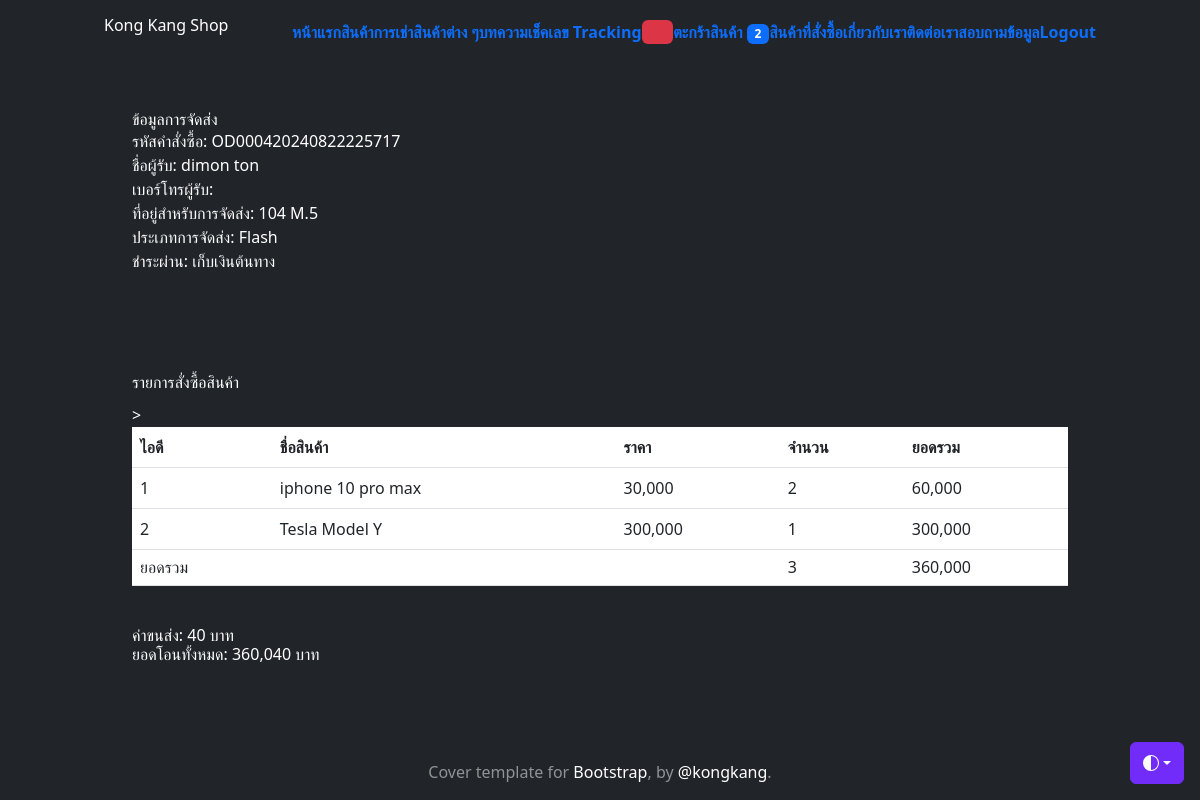
Page /my-order/OD000420240822225717/ (signed in) on the committed database.
### myapp/models.py (models this page shows, shortened)
class Profile(models.Model):
    user = models.OneToOneField(User, on_delete=models.CASCADE)
    photo = models.ImageField(upload_to='profile_photo', null=True, blank=True)
    usertype = models.CharField(max_length=100, default='member')
    favor = models.CharField(max_length=100, null=True, blank=True)
    fb_account = models.CharField(max_length=100, default='No Facebook')
    address = models.TextField(null=True, blank=True)
    telephone_number = models.CharField(max_length=8, null=True, blank=True)
    cart_quantity = models.IntegerField(default=0, null=True, blank=True)

class CartOrder(models.Model):
    order_id = models.CharField(max_length=100)
    user = models.ForeignKey(User, on_delete=models.CASCADE)
    first_name = models.CharField(max_length=100, null=True, blank=True)
    last_name = models.CharField(max_length=100, null=True, blank=True)
    tel = models.CharField(max_length=14, null=True, blank=True)
    email = models.CharField(max_length=50, null=True, blank=True)
    address = models.TextField()
    express = models.CharField(max_length=100)
    payment = models.CharField(max_length=100)
    other = models.TextField(null=True, blank=True)
    stamp = models.DateTimeField(auto_now_add=True, null=True, blank=True)
    paid = models.BooleanField(default=False)
    confirmed = models.BooleanField(default=False)
    slip = models.ImageField(upload_to="cart-slip/", null=True, blank=True)
    slip_time = models.DateField(null=True, blank=True)
    bank_account = models.CharField(
        max_length=100,
        choices=[('kbank', 'kbank'),
                 ('scb', 'scb'),
                 ('tmb', 'tmb'),
                 ('bbl', 'bbl'),
                 ('kbank', 'kbank'),
                 ('อื่น ๆ', 'อื่น ๆ'),
                 ],
         default='kbank'
        )
    payment_id = models.CharField(max_length=100, null=True, blank=True)
    tracking_number = models.CharField(max_length=100, null=True, blank=True)
    total_price = models.IntegerField(null=True, blank=True)
    shipping_cost = models.IntegerField(null=True, blank=True)

class OrderProduct(models.Model):
    order_id = models.CharField(max_length=100, null=True, blank=True)
    product_id = models.CharField(max_length=100, null=True, blank=True)
    product_name = models.CharField(max_length=100, null=True, blank=True)
    price = models.IntegerField(null=True, blank=True)
    quantity = models.IntegerField(null=True, blank=True)
    total_price = models.IntegerField(default=0, null=True, blank=True)

### myapp/views.py (the view)
# urls.py: path("my-order/<str:order_id>/", MyOrder, name="my-order"),
def MyOrder(req, order_id):
    username = req.user.username
    user = User.objects.get(username=username)
    cart_order = CartOrder.objects.get(order_id=order_id)
    if user != cart_order.user:
        return redirect('all-product')
    order_product = OrderProduct.objects.filter(order_id=order_id)
    total = sum([o.total_price for o in order_product])
    cart_order.total_price = total
    count = sum([o.quantity for o in order_product])
    if cart_order.express == 'flash':
        shipping_cost = sum([20 if i == 0 else 10 for i in range(count)])
    elif cart_order.express == 'kerry':
        shipping_cost = sum([20 if i == 0 else 8 for i in range(count)])
    elif cart_order == 'jst':
        shipping_cost = sum([20 if i == 0 else 9 for i in range(count)])
    elif cart_order.express == 'thailandpost':
        shipping_cost = sum([20 if i == 0 else 12 for i in range(count)])
    else:
        shipping_cost = sum([20 if i == 0 else 11 for i in range(count)])
    if cart_order.express == "cod":
        shipping_cost += 10
    cart_order.shipping_cost = shipping_cost
    context = {"cart_order": cart_order,
               "order_product": order_product,
               "total": total,
               "count": count,
               }
    return render(req, "myapp/my-order.html", context)

### myapp/templates/myapp/my-order.html (shortened to what this page needs)
{% extends 'myapp/base.html' %}
{% load static %}
{% load humanize %}
{% block content %}
<div class="container text-left">
    <div class="text-color">
    <h3>ข้อมูลการจัดส่ง</h3>
    <p>รหัสคำสั่งซื้อ: {{ cart_order.order_id }}</p>
    <p>
      ชื่อผู้รับ: {{ cart_order.first_name }} {{ cart_order.last_name }}<br />
      เบอร์โทรผู้รับ: {{ cart_order.tel }}<br />
      ที่อยู่สำหรับการจัดส่ง: {{ cart_order.address }}<br />
      {% if cart_order.express == 'flash' %}
          ประเภทการจัดส่ง: Flash
      {% elif cart_order.express == 'kerry' %}
          ประเภทการจัดส่ง: Kerry
      {% elif cart_order.express == 'jnt' %}
          ประเภทการจัดส่ง: J&T
      {% elif cart_order.express == 'thailandpost' %}
          ประเภทการจัดส่ง: Thailand Post
      {% else %}
          ประเภทการจัดส่ง: ขนส่งอื่นๆ
      {% endif %}
    <br />
        {% if cart_order.payment == 'paynow' %}
            ชำระผ่าน: เก็บเงินต้นทาง
        {% elif cart_order.payment == 'cod' %}
            ชำระผ่าน: เก็บเงินปลายทาง
        {% elif cart_order.payment == 'transfer' %}
            ชำระผ่าน: โอนเงินเข้าบัญชีธนาคาร
        {% else %}
            ชำระผ่าน: ชำระผ่านช่องทางอื่นๆ
        {% endif %}
    </div>
</div>
  <div style="padding-top: 100px;"></div>
  <div class="container text-left">
    <div class="text-color">
      <h3>รายการสั่งซื้อสินค้า</h3>
    </div>
    <div style="padding: 5px"></div>
    <table class="table">
        <tr>
          <th>ไอดี</th>
          <th>ชื่อสินค้า</th>
          <th>ราคา</th>
          <th>จำนวน</th>
          <th>ยอดรวม</th>
        </tr>
        {% for op in order_product %}
        <tr>
            <td>{{ op.product_id }}</td>
            <td>{{ op.product_name }}</td>
            <td>{{ op.price | intcomma }}</td>
            <td>{{ op.quantity }}</td>
            <td>{{ op.total_price | intcomma }}</td>
          </tr>
        {% endfor %}
        <tr>
          <td><h5>ยอดรวม</h5></td>
          <td></td>
          <td></td>
          <td><h5>{{ count | intcomma }}</h5></td>
          <td><h5>{{ total | intcomma }}</h5></td>>
        </tr>
    </table>
    <br>
    <div class="text-color">
      <h5>ค่าขนส่ง:  {{ cart_order.shipping_cost }} บาท</h5>
      <h3>ยอดโอนทั้งหมด:  {{ total | add:cart_order.shipping_cost | intcomma }} บาท</h3>
    </div>
    <div style="padding: 20px"></div>
   </div>
{% endblock content %}

### myapp/templates/myapp/base.html (shortened to what this page needs)
<!doctype html>
<html lang="en" class="h-100" data-bs-theme="auto">
  <head><script src="https://getbootstrap.com/docs/5.3/assets/js/color-modes.js"></script>
    <link rel="stylesheet" href="https://cdn.jsdelivr.net/npm/@docsearch/css@3">
<link href="https://getbootstrap.com/docs/5.3/dist/css/bootstrap.min.css" rel="stylesheet">
<link
href="https://cdn.jsdelivr.net/npm/tailwindcss@2.2.19/dist/tailwind.min.css" rel="stylesheet">
    <link href="https://getbootstrap.com/docs/5.3/examples/cover/cover.css" rel="stylesheet">
  </head>
  <body class="d-flex h-100 text-center text-bg-dark">
    <div class="dropdown position-fixed bottom-0 end-0 mb-3 me-3 bd-mode-toggle">
      <button class="btn btn-bd-primary py-2 dropdown-toggle d-flex align-items-center"
              id="bd-theme"
              type="button"
              aria-expanded="false"
              data-bs-toggle="dropdown"
              aria-label="Toggle theme (auto)">
        <svg class="bi my-1 theme-icon-active" width="1em" height="1em"><use href="#circle-half"></use></svg>
      </button>
    </div>
<div class="container d-flex w-100 h-100 p-3 mx-auto flex-column">
  <header class="mb-auto">
    <div>
     <h3 class="float-lg-start mb-0">Kong Kang Shop</h3>
      <nav class="nav nav-masthead justify-content-center float-lg-end">
        {% block menubar %}
            <a class="nav-link fw-bold py-1 px-0" aria-current="page" href="{% url 'shop' %}">หน้าแรก</a>
            <a class="nav-link fw-bold py-1 px-0" href="{% url 'all-product' %}">สินค้า</a>
            {% if user.is_authenticated and user.profile.usertype == 'member' %}
            <a class="nav-link fw-bold py-1 px-0" href="{% url 'all-machine-page' %}">การเช่าสินค้าต่าง ๆ</a>
            {% endif %}
            <a class="nav-link fw-bold py-1 px-0" href="{% url 'post' %}">บทความ</a>
            <a class="nav-link fw-bold py-1 px-0" href="{% url 'tracking' %}">เช็คเลข Tracking</a>
            {% if user.is_authenticated and user.profile.usertype == 'member' %}
              <a class="nav-link fw-bold py-1 px-0" href="{% url 'wishlist-page' %}"><span class="badge bg-danger"><svg xmlns="http://www.w3.org/2000/svg" width="16" height="16" fill="currentColor" class="bi bi-heart" viewBox="0 0 16 16"></svg>
              </svg></span>
              </a>
              <a class="nav-link fw-bold py-1 px-0" href="{% url 'my-cart' %}">ตะกร้าสินค้า <span class="badge bg-primary"><font color="white">{{user.profile.cart_quantity}}</font></span></a>
              <a class="nav-link fw-bold py-1 px-0" href="{% url 'cart-order-product' %}">สินค้าที่สั่งซื้อ</a>
            {% endif %}
            <a class="nav-link fw-bold py-1 px-0" href="{% url 'about-us' %}">เกี่ยวกับเรา</a>
            <a class="nav-link fw-bold py-1 px-0" href="{% url 'contact' %}">ติดต่อเรา</a>
            <a class="nav-link fw-bold py-1 px-0" href="{% url 'ask' %}">สอบถามข้อมูล</a>
            {% if not user.is_authenticated %}
              <a class="nav-link fw-bold py-1 px-0" href="{% url 'login' %}">Login</a>
            {% else %}
              <a class="nav-link fw-bold py-1 px-0" href="{% url 'logout' %}">Logout</a>
            {% endif %}
        {% endblock menubar %}
      </nav>
    </div>
  </header>
  <main class="px-3">
        {% block content %}
        {% endblock content %}
  </main>
  <footer class="mt-auto text-white-50">
    <p>Cover template for <a href="https://getbootstrap.com/" class="text-white">Bootstrap</a>, by <a href="https://twitter.com/mdo" class="text-white">@kongkang</a>.</p>
  </footer>
</div>
    </body>
</html>

### myapp/templates/myapp/base.html (style rules this page uses)
.bi { vertical-align: -.125em; fill: currentColor; }
.btn-bd-primary { --bd-violet-bg: #712cf9; --bd-violet-rgb: 112.520718, 44.062154, 249.437846; --bs-btn-font-weight: 600; --bs-btn-color: var(--bs-white); --bs-btn-bg: var(--bd-violet-bg); --bs-btn-border-color: var(--bd-violet-bg); --bs-btn-hover-color: var(--bs-white); --bs-btn-hover-bg: #6528e0; --bs-btn-hover-border-color: #6528e0; --bs-btn-focus-shadow-rgb: var(--bd-violet-rgb); --bs-btn-active-color: var(--bs-btn-hover-color); --bs-btn-active-bg: #5a23c8; --bs-btn-active-border-color: #5a23c8; }
.bd-mode-toggle { z-index: 1500; }

### rows in the picture
CartOrder: order_id "OD000420240822225717", first_name "dimon", last_name "ton", address "104 M.5", shipping_cost "40", shipping_cost "360,040"
OrderProduct: product_id "1", product_name "iphone 10 pro max", price "30,000", quantity "2", total_price "60,000"
OrderProduct: product_id "2", product_name "Tesla Model Y", price "300,000", quantity "1", total_price "300,000"

### other values in the picture
{{ user.profile.cart_quantity }} "2"
{{ count | intcomma }} "3"
{{ total | intcomma }} "360,000"
